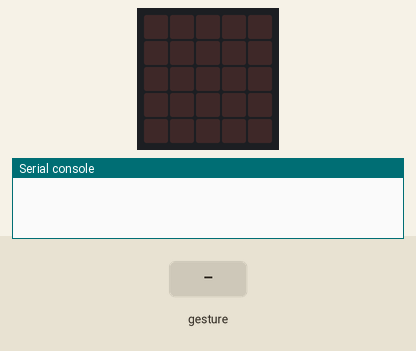
The program below on a simulated BBC micro:bit (MakeCode). Parts: the board's 5×5 LED display, the last lines printed to the serial console. Inputs (shaded band) come from the test bench. No radio messages arrive unless stated (any console line starting 'radio sent:' is added by the test bench); a tilt is held for 1.5 s and a shake lasts 1 s, then the board lies face up again.

Above: at 1.2 s.
1.3 s: gesture 'tilt left'
At 2.2 s:
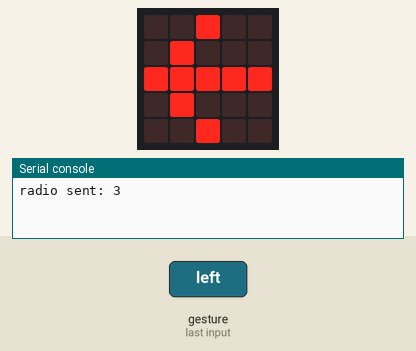
2.9 s: gesture 'logo down'
At 3.3 s:
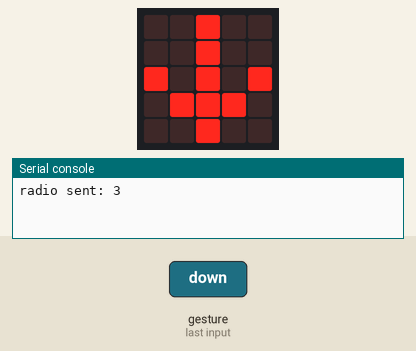
4.4 s: gesture 'shake'
At 5.8 s:
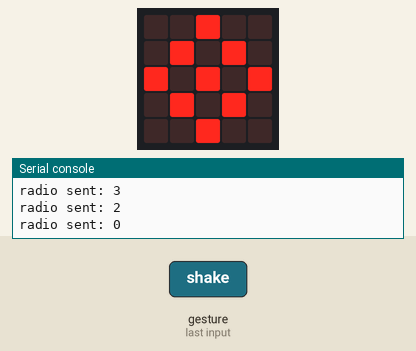
6.1 s: gesture 'logo up'
At 7.0 s:
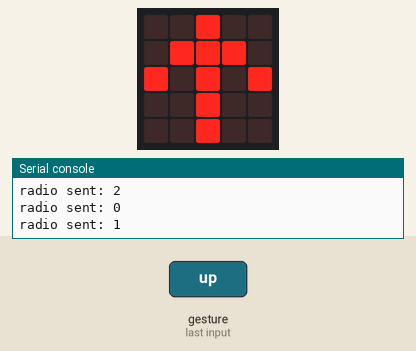
7.7 s: gesture 'tilt right'
At 8.2 s:
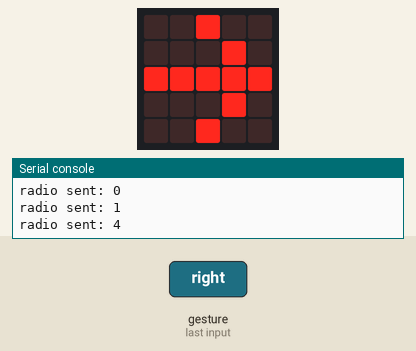
Timing chart, 0 to 10.2 s (numbered marks = the images above; inputs shaded):
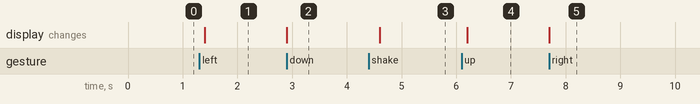

The program:

main.ts
```typescript
input.onGesture(Gesture.TiltLeft, function () {
    basic.showLeds(`
        . . # . .
        . # . . .
        # # # # #
        . # . . .
        . . # . .
        `)
    radio.sendNumber(3)
})
input.onGesture(Gesture.LogoDown, function () {
    basic.showLeds(`
        . . # . .
        . . # . .
        # . # . #
        . # # # .
        . . # . .
        `)
    radio.sendNumber(2)
})
input.onGesture(Gesture.Shake, function () {
    basic.showLeds(`
        . . # . .
        . # . # .
        # . # . #
        . # . # .
        . . # . .
        `)
    radio.sendNumber(0)
})
input.onGesture(Gesture.LogoUp, function () {
    basic.showLeds(`
        . . # . .
        . # # # .
        # . # . #
        . . # . .
        . . # . .
        `)
    radio.sendNumber(1)
})
input.onGesture(Gesture.TiltRight, function () {
    basic.showLeds(`
        . . # . .
        . . . # .
        # # # # #
        . . . # .
        . . # . .
        `)
    radio.sendNumber(4)
})
radio.setGroup(1)
```

test.ts
```typescript
// 在此处测试；当此软件包作为插件使用时，将不会编译此软件包。
```

Measured:
- after the input at 1.3 s, the display: changes after 0.10 s (image 1)
- after the input at 2.9 s, the display: changes at once (image 2)
- after the input at 4.4 s, the display: changes after 0.20 s (image 3)
- after the input at 6.1 s, the display: changes after 0.10 s (image 4)
- after the input at 7.7 s, the display: changes at once (image 5)
